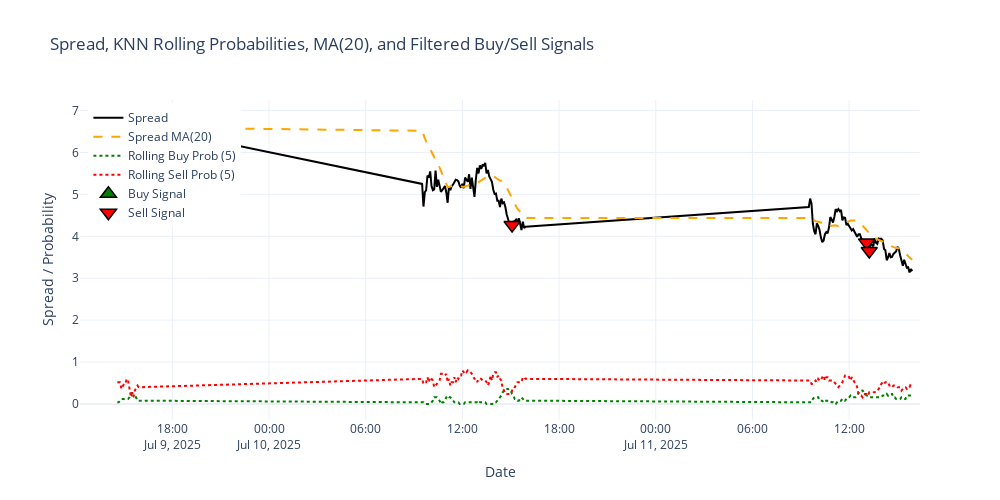

The notebook cell saved with this chart:
### Code cell
import numpy as np
import pandas as pd
import matplotlib.pyplot as plt
import plotly.graph_objects as go

# --- 1. Create rolling probabilities DataFrame (as before) ---
probs = knn.predict_proba(X_test)
class_order = knn.classes_
prob_df = pd.DataFrame(probs, columns=class_order, index=datafix.index[-len(X_test):])
prob_df['buy_prob_roll5'] = prob_df.get(1, pd.Series(0, index=prob_df.index)).rolling(5).mean()
prob_df['sell_prob_roll5'] = prob_df.get(-1, pd.Series(0, index=prob_df.index)).rolling(5).mean()

# --- 2. Correct crossover function ---
def crossover(series1, series2):
    prev1 = series1.shift(1)
    prev2 = series2.shift(1)
    cross_up = (prev1 <= prev2) & (series1 > series2)
    cross_down = (prev1 >= prev2) & (series1 < series2)
    return cross_up.astype(int) - cross_down.astype(int)

prob_df['knn_cross_signal'] = crossover(prob_df['buy_prob_roll5'], prob_df['sell_prob_roll5'])

# --- 3. Calculate the 20-period moving average and its trend ---
spread_series = datafix.loc[prob_df.index, 'spread']
prob_df['spread_ma20'] = spread_series.rolling(window=20).mean()
prob_df['spread_ma20_trend'] = prob_df['spread_ma20'].diff()

# --- 4. Filter buy/sell signals based on MA trend ---
prob_df['knn_cross_signal_filtered'] = prob_df['knn_cross_signal']
# Only allow buy signals when MA is trending up
prob_df.loc[
    (prob_df['knn_cross_signal'] == 1) & (prob_df['spread_ma20_trend'] <= 0),
    'knn_cross_signal_filtered'
] = 0
# Only allow sell signals when MA is trending down
prob_df.loc[
    (prob_df['knn_cross_signal'] == -1) & (prob_df['spread_ma20_trend'] >= 0),
    'knn_cross_signal_filtered'
] = 0

# --- 5. Backtest using the filtered signals ---
initial_capital = 1000
capital = initial_capital
position = 0  # 1 for long, 0 for flat
positions = []
portfolio = []
entry_spread = None
fee = 1.50  # dollar fee per trade

for idx, (dt, row) in enumerate(prob_df.iterrows()):
    sig = row['knn_cross_signal_filtered']
    spread = spread_series.loc[dt]
    if sig == 1 and position == 0:
        position = 1
        entry_spread = spread
        capital -= fee
    elif sig == -1 and position == 1:
        pnl = (spread - entry_spread) * 100
        capital += pnl
        capital -= fee
        position = 0
        entry_spread = None
    portfolio.append(capital)
    positions.append(position)

prob_df['Position'] = positions
prob_df['Portfolio'] = portfolio

total_return = prob_df['Portfolio'].iloc[-1] - initial_capital
print(f"Total Strategy $ Return (KNN Prob Crossover + MA Trend Filter): ${total_return:.2f}")

# --- 6. Plot the spread, rolling probabilities, MA, and signals ---
fig = go.Figure()

# Spread line
fig.add_trace(go.Scatter(
    x=spread_series.index, y=spread_series.values,
    mode='lines', name='Spread', line=dict(color='black', width=2)
))
# 20-period moving average
fig.add_trace(go.Scatter(
    x=prob_df.index, y=prob_df['spread_ma20'],
    mode='lines', name='Spread MA(20)', line=dict(color='orange', width=2, dash='dash')
))
# Rolling buy probability
fig.add_trace(go.Scatter(
    x=prob_df.index, y=prob_df['buy_prob_roll5'],
    mode='lines', name='Rolling Buy Prob (5)', line=dict(color='green', width=2, dash='dot')
))
# Rolling sell probability
fig.add_trace(go.Scatter(
    x=prob_df.index, y=prob_df['sell_prob_roll5'],
    mode='lines', name='Rolling Sell Prob (5)', line=dict(color='red', width=2, dash='dot')
))
# Buy signals (filtered)
buy_signals = prob_df[prob_df['knn_cross_signal_filtered'] == 1]
fig.add_trace(go.Scatter(
    x=buy_signals.index, y=spread_series.loc[buy_signals.index],
    mode='markers', name='Buy Signal',
    marker=dict(symbol='triangle-up', color='green', size=14, line=dict(color='black', width=1.5))
))
# Sell signals (filtered)
sell_signals = prob_df[prob_df['knn_cross_signal_filtered'] == -1]
fig.add_trace(go.Scatter(
    x=sell_signals.index, y=spread_series.loc[sell_signals.index],
    mode='markers', name='Sell Signal',
    marker=dict(symbol='triangle-down', color='red', size=14, line=dict(color='black', width=1.5))
))

fig.update_layout(
    title="Spread, KNN Rolling Probabilities, MA(20), and Filtered Buy/Sell Signals",
    xaxis_title="Date",
    yaxis_title="Spread / Probability",
    legend=dict(x=0.01, y=0.99),
    hovermode='x unified',
    template='plotly_white',
    width=1000,
    height=500
)
fig.show()

# --- 7. Plot cumulative P&L from the backtest ---
plt.figure(figsize=(14, 7))
plt.plot(prob_df.index, prob_df['Portfolio'], label='Strategy Cumulative $ P&L (KNN Prob Crossover + MA Filter)', color='purple', linewidth=2)
plt.title('Cumulative $ P&L from KNN Probability Crossover + MA Trend Filter Strategy')
plt.xlabel('Date')
plt.ylabel('Portfolio Value ($)')
plt.legend(loc='upper left')
plt.grid(True, linestyle='--', alpha=0.5)
plt.tight_layout()
plt.show()

### Figure 1 — Plotly figure (JSON) as saved in the notebook; plotly's stock layout.template omitted (floating-point values rounded to 4 significant figures; data arrays with more than 128 entries replaced by an {"elided": "..."} marker saying what was removed)
{"data": [{"line": {"color": "black", "width": 2}, "mode": "lines", "name": "Spread", "type": "scatter", "x": {"elided": "177 str values"}, "y": {"elided": "177 float values"}}, {"line": {"color": "orange", "dash": "dash", "width": 2}, "mode": "lines", "name": "Spread MA(20)", "type": "scatter", "x": {"elided": "177 str values"}, "y": {"elided": "177 float values"}}, {"line": {"color": "green", "dash": "dot", "width": 2}, "mode": "lines", "name": "Rolling Buy Prob (5)", "type": "scatter", "x": {"elided": "177 str values"}, "y": {"elided": "177 float values"}}, {"line": {"color": "red", "dash": "dot", "width": 2}, "mode": "lines", "name": "Rolling Sell Prob (5)", "type": "scatter", "x": {"elided": "177 str values"}, "y": {"elided": "177 float values"}}, {"marker": {"color": "green", "line": {"color": "black", "width": 1.5}, "size": 14, "symbol": "triangle-up"}, "mode": "markers", "name": "Buy Signal", "type": "scatter", "x": ["2025-07-09T15:25:00", "2025-07-09T15:35:00"], "y": [6.35, 6.48]}, {"marker": {"color": "red", "line": {"color": "black", "width": 1.5}, "size": 14, "symbol": "triangle-down"}, "mode": "markers", "name": "Sell Signal", "type": "scatter", "x": ["2025-07-09T15:30:00", "2025-07-09T15:40:00", "2025-07-10T15:05:00", "2025-07-11T13:05:00", "2025-07-11T13:15:00"], "y": [6.65, 6.55, 4.27, 3.85, 3.65]}], "layout": {"height": 500, "hovermode": "x unified", "legend": {"x": 0.01, "y": 0.99}, "title": {"text": "Spread, KNN Rolling Probabilities, MA(20), and Filtered Buy/Sell Signals"}, "width": 1000, "xaxis": {"title": {"text": "Date"}}, "yaxis": {"title": {"text": "Spread / Probability"}}}}
